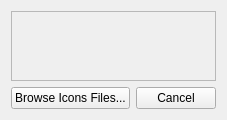
<?xml version="1.0" encoding="UTF-8"?>
<ui version="4.0">
 <class>window_icons</class>
 <widget class="QWidget" name="window_icons">
  <property name="visible"><bool>false</bool></property>
  <layout class="QVBoxLayout" name="main_layout">
   <item>
    <widget class="QScrollArea" name="scroll_area">
     <property name="widgetResizable"><bool>true</bool></property>
     <widget class="QWidget" name="grid_widget">
      <layout class="QGridLayout" name="grid_layout">
      </layout>
     </widget>
    </widget>
   </item>
   <item>
    <layout class="QHBoxLayout" name="buttonLayoutIcons" stretch="0,1,0">
     <item>
      <widget class="QPushButton" name="buttonBrowse">
       <property name="text"><string notr="true">Browse Icons Files...</string></property>
       <property name="_translationContext_text" stdset="0"><string notr="true">PieMenuTab</string></property>
      </widget>
     </item>
     <item>
      <spacer name="buttonLayoutIconsSpacer1"><property name="orientation"><enum>Qt::Horizontal</enum></property><property name="sizeType"><enum>QSizePolicy::Expanding</enum></property><property name="sizeHint" stdset="0"><size><width>0</width><height>0</height></size></property></spacer>
     </item>
     <item>
      <widget class="QPushButton" name="cancel_window_icons_button">
       <property name="text"><string notr="true">Cancel</string></property>
       <property name="_translationContext_text" stdset="0"><string notr="true">PieMenuTab</string></property>
      </widget>
     </item>
    </layout>
   </item>
  </layout>
 </widget>
 <resources/>
 <connections/>
</ui>
